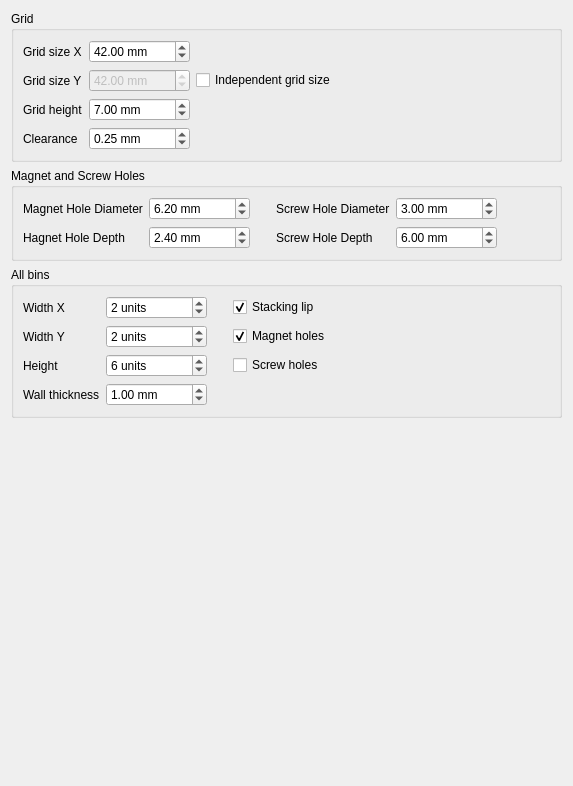
<?xml version="1.0" encoding="UTF-8"?>
<ui version="4.0">
 <class>Preferences</class>
 <widget class="QWidget" name="Preferences">
  <property name="geometry">
   <rect>
    <x>0</x>
    <y>0</y>
    <width>573</width>
    <height>786</height>
   </rect>
  </property>
  <property name="windowTitle">
   <string>General</string>
  </property>
  <layout class="QVBoxLayout" name="verticalLayout">
   <item>
    <widget class="QGroupBox" name="GridGroupBox">
     <property name="minimumSize">
      <size>
       <width>472</width>
       <height>0</height>
      </size>
     </property>
     <property name="title">
      <string>Grid</string>
     </property>
     <layout class="QGridLayout" name="gridLayout_2">
      <item row="3" column="0">
       <widget class="QLabel" name="ClearanceLabel">
        <property name="text">
         <string>Clearance</string>
        </property>
       </widget>
      </item>
      <item row="1" column="0">
       <widget class="QLabel" name="GridSizeYLabel">
        <property name="text">
         <string>Grid size Y</string>
        </property>
       </widget>
      </item>
      <item row="1" column="2">
       <widget class="Gui::PrefCheckBox" name="IndependentGridSize">
        <property name="text">
         <string>Independent grid size</string>
        </property>
        <property name="checked">
         <bool>false</bool>
        </property>
        <property name="prefEntry" stdset="0">
         <cstring>IndependentGridSize</cstring>
        </property>
        <property name="prefPath" stdset="0">
         <cstring>Mod/Gridfinity</cstring>
        </property>
       </widget>
      </item>
      <item row="1" column="1">
       <widget class="Gui::PrefDoubleSpinBox" name="GridSizeYSpinbox">
        <property name="enabled">
         <bool>false</bool>
        </property>
        <property name="suffix">
         <string> mm</string>
        </property>
        <property name="maximum">
         <double>10000.000000000000000</double>
        </property>
        <property name="value">
         <double>42.000000000000000</double>
        </property>
        <property name="prefEntry" stdset="0">
         <cstring>GridSizeY</cstring>
        </property>
        <property name="prefPath" stdset="0">
         <cstring>Mod/Gridfinity</cstring>
        </property>
       </widget>
      </item>
      <item row="2" column="1">
       <widget class="Gui::PrefDoubleSpinBox" name="GridHeightSpinbox">
        <property name="suffix">
         <string> mm</string>
        </property>
        <property name="maximum">
         <double>10000.000000000000000</double>
        </property>
        <property name="value">
         <double>7.000000000000000</double>
        </property>
        <property name="prefEntry" stdset="0">
         <cstring>GridHeight</cstring>
        </property>
        <property name="prefPath" stdset="0">
         <cstring>Mod/Gridfinity</cstring>
        </property>
       </widget>
      </item>
      <item row="2" column="0">
       <widget class="QLabel" name="GridHeightLabel">
        <property name="text">
         <string>Grid height</string>
        </property>
       </widget>
      </item>
      <item row="3" column="1">
       <widget class="Gui::PrefDoubleSpinBox" name="ClearanceSpinbox">
        <property name="suffix">
         <string> mm</string>
        </property>
        <property name="maximum">
         <double>10000.000000000000000</double>
        </property>
        <property name="singleStep">
         <double>0.050000000000000</double>
        </property>
        <property name="value">
         <double>0.250000000000000</double>
        </property>
        <property name="prefEntry" stdset="0">
         <cstring>Clearance</cstring>
        </property>
        <property name="prefPath" stdset="0">
         <cstring>Mod/Gridfinity</cstring>
        </property>
       </widget>
      </item>
      <item row="0" column="2">
       <spacer name="horizontalSpacer">
        <property name="orientation">
         <enum>Qt::Orientation::Horizontal</enum>
        </property>
        <property name="sizeHint" stdset="0">
         <size>
          <width>40</width>
          <height>20</height>
         </size>
        </property>
       </spacer>
      </item>
      <item row="0" column="1">
       <widget class="Gui::PrefDoubleSpinBox" name="GridSizeXSpinbox">
        <property name="suffix">
         <string> mm</string>
        </property>
        <property name="maximum">
         <double>10000.000000000000000</double>
        </property>
        <property name="value">
         <double>42.000000000000000</double>
        </property>
        <property name="prefEntry" stdset="0">
         <cstring>GridSizeX</cstring>
        </property>
        <property name="prefPath" stdset="0">
         <cstring>Mod/Gridfinity</cstring>
        </property>
       </widget>
      </item>
      <item row="0" column="0">
       <widget class="QLabel" name="GridSizeXLabel">
        <property name="text">
         <string>Grid size X</string>
        </property>
       </widget>
      </item>
     </layout>
    </widget>
   </item>
   <item>
    <widget class="QGroupBox" name="HolesGroupBox">
     <property name="title">
      <string>Magnet and Screw Holes</string>
     </property>
     <layout class="QGridLayout" name="gridLayout_3">
      <item row="0" column="1">
       <widget class="Gui::PrefDoubleSpinBox" name="doubleSpinBox_2">
        <property name="suffix">
         <string> mm</string>
        </property>
        <property name="maximum">
         <double>10000.000000000000000</double>
        </property>
        <property name="singleStep">
         <double>0.100000000000000</double>
        </property>
        <property name="value">
         <double>6.200000000000000</double>
        </property>
        <property name="prefEntry" stdset="0">
         <cstring>MagnetHoleDiameter</cstring>
        </property>
        <property name="prefPath" stdset="0">
         <cstring>Mod/Gridfinity</cstring>
        </property>
       </widget>
      </item>
      <item row="3" column="0">
       <widget class="QLabel" name="MagnetDepthLabel">
        <property name="text">
         <string>Hagnet Hole Depth</string>
        </property>
       </widget>
      </item>
      <item row="3" column="4">
       <widget class="Gui::PrefDoubleSpinBox" name="ScrewHoleDepthSpinbox">
        <property name="suffix">
         <string> mm</string>
        </property>
        <property name="maximum">
         <double>10000.000000000000000</double>
        </property>
        <property name="singleStep">
         <double>0.100000000000000</double>
        </property>
        <property name="value">
         <double>6.000000000000000</double>
        </property>
        <property name="prefEntry" stdset="0">
         <cstring>ScrewHoleDepth</cstring>
        </property>
        <property name="prefPath" stdset="0">
         <cstring>Mod/Gridfinity</cstring>
        </property>
       </widget>
      </item>
      <item row="0" column="5">
       <spacer name="horizontalSpacer_2">
        <property name="orientation">
         <enum>Qt::Orientation::Horizontal</enum>
        </property>
        <property name="sizeHint" stdset="0">
         <size>
          <width>40</width>
          <height>20</height>
         </size>
        </property>
       </spacer>
      </item>
      <item row="0" column="4">
       <widget class="Gui::PrefDoubleSpinBox" name="ScrewHoleDiameterSpinbox">
        <property name="suffix">
         <string> mm</string>
        </property>
        <property name="maximum">
         <double>10000.000000000000000</double>
        </property>
        <property name="value">
         <double>3.000000000000000</double>
        </property>
        <property name="prefEntry" stdset="0">
         <cstring>ScrewHoleDiameter</cstring>
        </property>
        <property name="prefPath" stdset="0">
         <cstring>Mod/Gridfinity</cstring>
        </property>
       </widget>
      </item>
      <item row="3" column="1">
       <widget class="Gui::PrefDoubleSpinBox" name="doubleSpinBox">
        <property name="suffix">
         <string> mm</string>
        </property>
        <property name="maximum">
         <double>10000.000000000000000</double>
        </property>
        <property name="singleStep">
         <double>0.100000000000000</double>
        </property>
        <property name="value">
         <double>2.400000000000000</double>
        </property>
        <property name="prefEntry" stdset="0">
         <cstring>MagnetHoleDepth</cstring>
        </property>
        <property name="prefPath" stdset="0">
         <cstring>Mod/Gridfinity</cstring>
        </property>
       </widget>
      </item>
      <item row="0" column="3">
       <widget class="QLabel" name="ScrewDiameterLabel">
        <property name="text">
         <string>Screw Hole Diameter</string>
        </property>
       </widget>
      </item>
      <item row="3" column="3">
       <widget class="QLabel" name="ScrewDepthLabel">
        <property name="text">
         <string>Screw Hole Depth</string>
        </property>
       </widget>
      </item>
      <item row="0" column="2">
       <spacer name="horizontalSpacer_5">
        <property name="orientation">
         <enum>Qt::Orientation::Horizontal</enum>
        </property>
        <property name="sizeType">
         <enum>QSizePolicy::Policy::Fixed</enum>
        </property>
        <property name="sizeHint" stdset="0">
         <size>
          <width>20</width>
          <height>20</height>
         </size>
        </property>
       </spacer>
      </item>
      <item row="0" column="0">
       <widget class="QLabel" name="MagnetDiameterLabel">
        <property name="text">
         <string>Magnet Hole Diameter</string>
        </property>
       </widget>
      </item>
     </layout>
    </widget>
   </item>
   <item>
    <widget class="QGroupBox" name="BinDefaultGroupBox">
     <property name="title">
      <string>All bins</string>
     </property>
     <layout class="QGridLayout" name="gridLayout">
      <item row="0" column="0">
       <widget class="QLabel" name="BinWidthXLabel">
        <property name="text">
         <string>Width X</string>
        </property>
       </widget>
      </item>
      <item row="3" column="1">
       <widget class="Gui::PrefDoubleSpinBox" name="BinWallThicknessSpinbox">
        <property name="suffix">
         <string> mm</string>
        </property>
        <property name="maximum">
         <double>10000.000000000000000</double>
        </property>
        <property name="singleStep">
         <double>0.100000000000000</double>
        </property>
        <property name="value">
         <double>1.000000000000000</double>
        </property>
        <property name="prefEntry" stdset="0">
         <cstring>BinWallThickness</cstring>
        </property>
        <property name="prefPath" stdset="0">
         <cstring>Mod/Gridfinity</cstring>
        </property>
       </widget>
      </item>
      <item row="2" column="3">
       <widget class="Gui::PrefCheckBox" name="checkBox">
        <property name="text">
         <string>Screw holes</string>
        </property>
        <property name="checked">
         <bool>false</bool>
        </property>
        <property name="prefEntry" stdset="0">
         <cstring>BinScrewHoles</cstring>
        </property>
        <property name="prefPath" stdset="0">
         <cstring>Mod/Gridfinity</cstring>
        </property>
       </widget>
      </item>
      <item row="0" column="3">
       <widget class="Gui::PrefCheckBox" name="StackingLipCheckbox">
        <property name="text">
         <string>Stacking lip</string>
        </property>
        <property name="checked">
         <bool>true</bool>
        </property>
        <property name="prefEntry" stdset="0">
         <cstring>StackingLip</cstring>
        </property>
        <property name="prefPath" stdset="0">
         <cstring>Mod/Gridfinity</cstring>
        </property>
       </widget>
      </item>
      <item row="1" column="0">
       <widget class="QLabel" name="BinWidthYLabel">
        <property name="text">
         <string>Width Y</string>
        </property>
       </widget>
      </item>
      <item row="2" column="1">
       <widget class="Gui::PrefSpinBox" name="BinHeightSpinbox">
        <property name="suffix">
         <string> units</string>
        </property>
        <property name="minimum">
         <number>1</number>
        </property>
        <property name="maximum">
         <number>10000</number>
        </property>
        <property name="value">
         <number>6</number>
        </property>
        <property name="prefEntry" stdset="0">
         <cstring>BinHeight</cstring>
        </property>
        <property name="prefPath" stdset="0">
         <cstring>Mod/Gridfinity</cstring>
        </property>
       </widget>
      </item>
      <item row="2" column="0">
       <widget class="QLabel" name="BinHeightLabel">
        <property name="text">
         <string>Height</string>
        </property>
       </widget>
      </item>
      <item row="0" column="1">
       <widget class="Gui::PrefSpinBox" name="BinWidthXSpinbox">
        <property name="suffix">
         <string> units</string>
        </property>
        <property name="minimum">
         <number>1</number>
        </property>
        <property name="maximum">
         <number>10000</number>
        </property>
        <property name="value">
         <number>2</number>
        </property>
        <property name="prefEntry" stdset="0">
         <cstring>BinWidthX</cstring>
        </property>
        <property name="prefPath" stdset="0">
         <cstring>Mod/Gridfinity</cstring>
        </property>
       </widget>
      </item>
      <item row="1" column="3">
       <widget class="Gui::PrefCheckBox" name="MagnetHolesCheckbox">
        <property name="text">
         <string>Magnet holes</string>
        </property>
        <property name="checked">
         <bool>true</bool>
        </property>
        <property name="prefEntry" stdset="0">
         <cstring>BinMagnetHoles</cstring>
        </property>
        <property name="prefPath" stdset="0">
         <cstring>Mod/Gridfinity</cstring>
        </property>
       </widget>
      </item>
      <item row="0" column="2">
       <spacer name="horizontalSpacer_4">
        <property name="orientation">
         <enum>Qt::Orientation::Horizontal</enum>
        </property>
        <property name="sizeType">
         <enum>QSizePolicy::Policy::Fixed</enum>
        </property>
        <property name="sizeHint" stdset="0">
         <size>
          <width>20</width>
          <height>20</height>
         </size>
        </property>
       </spacer>
      </item>
      <item row="3" column="0">
       <widget class="QLabel" name="BinWallThicknessLabel">
        <property name="text">
         <string>Wall thickness</string>
        </property>
       </widget>
      </item>
      <item row="1" column="1">
       <widget class="Gui::PrefSpinBox" name="BinWidthYSpinbox">
        <property name="suffix">
         <string> units</string>
        </property>
        <property name="minimum">
         <number>1</number>
        </property>
        <property name="maximum">
         <number>10000</number>
        </property>
        <property name="value">
         <number>2</number>
        </property>
        <property name="prefEntry" stdset="0">
         <cstring>BinWidthY</cstring>
        </property>
        <property name="prefPath" stdset="0">
         <cstring>Mod/Gridfinity</cstring>
        </property>
       </widget>
      </item>
      <item row="0" column="5">
       <spacer name="horizontalSpacer_3">
        <property name="orientation">
         <enum>Qt::Orientation::Horizontal</enum>
        </property>
        <property name="sizeHint" stdset="0">
         <size>
          <width>40</width>
          <height>20</height>
         </size>
        </property>
       </spacer>
      </item>
     </layout>
    </widget>
   </item>
   <item>
    <spacer name="verticalSpacer">
     <property name="orientation">
      <enum>Qt::Orientation::Vertical</enum>
     </property>
     <property name="sizeHint" stdset="0">
      <size>
       <width>20</width>
       <height>40</height>
      </size>
     </property>
    </spacer>
   </item>
  </layout>
 </widget>
 <customwidgets>
  <customwidget>
   <class>Gui::PrefSpinBox</class>
   <extends>QSpinBox</extends>
   <header>Gui/PrefWidgets.h</header>
  </customwidget>
  <customwidget>
   <class>Gui::PrefCheckBox</class>
   <extends>QCheckBox</extends>
   <header>Gui/PrefWidgets.h</header>
  </customwidget>
  <customwidget>
   <class>Gui::PrefDoubleSpinBox</class>
   <extends>QDoubleSpinBox</extends>
   <header>Gui/PrefWidgets.h</header>
  </customwidget>
 </customwidgets>
 <resources/>
 <connections>
  <connection>
   <sender>IndependentGridSize</sender>
   <signal>toggled(bool)</signal>
   <receiver>GridSizeYSpinbox</receiver>
   <slot>setEnabled(bool)</slot>
   <hints>
    <hint type="sourcelabel">
     <x>235</x>
     <y>88</y>
    </hint>
    <hint type="destinationlabel">
     <x>168</x>
     <y>82</y>
    </hint>
   </hints>
  </connection>
 </connections>
</ui>
